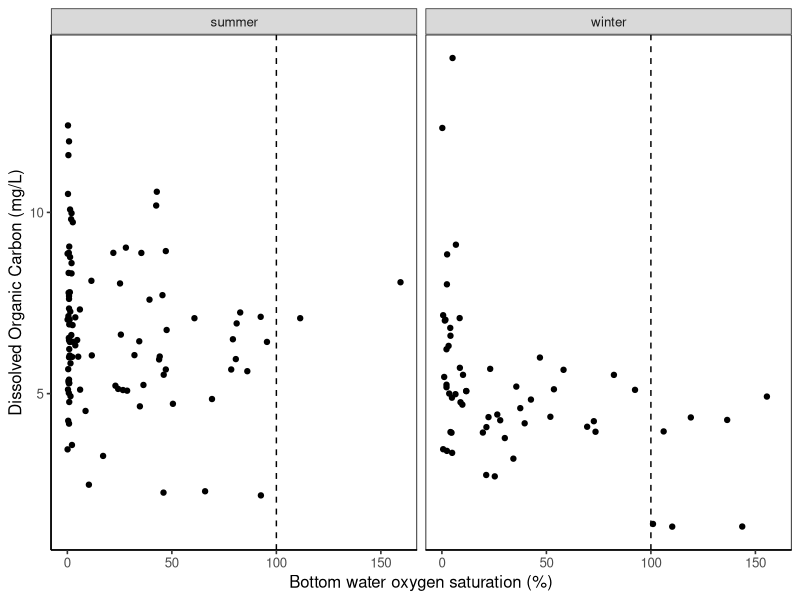
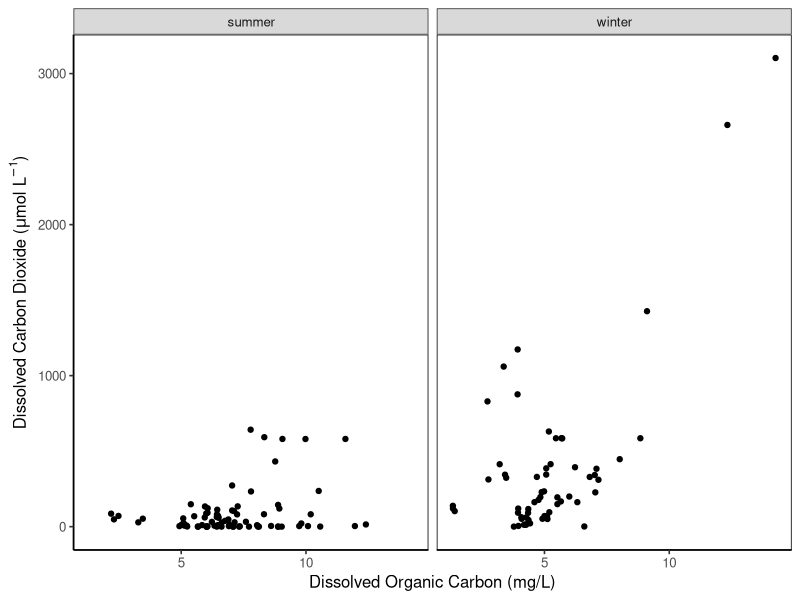
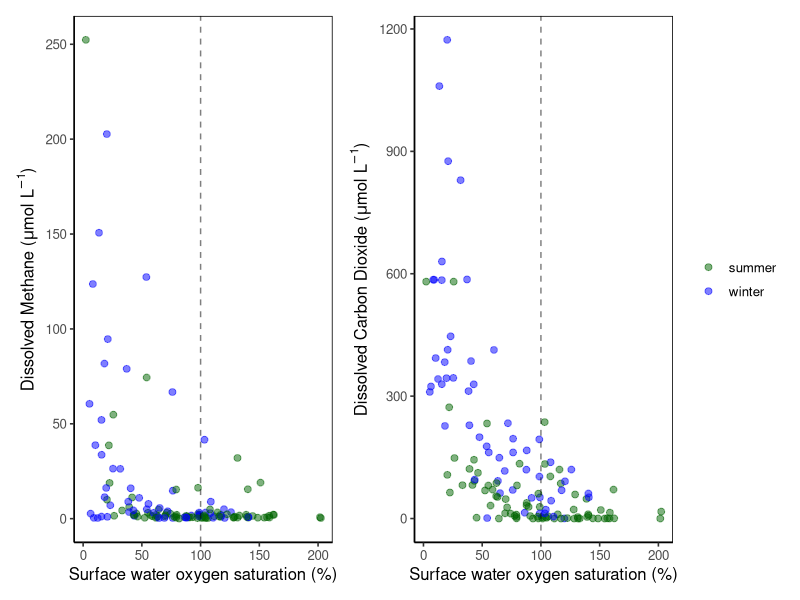
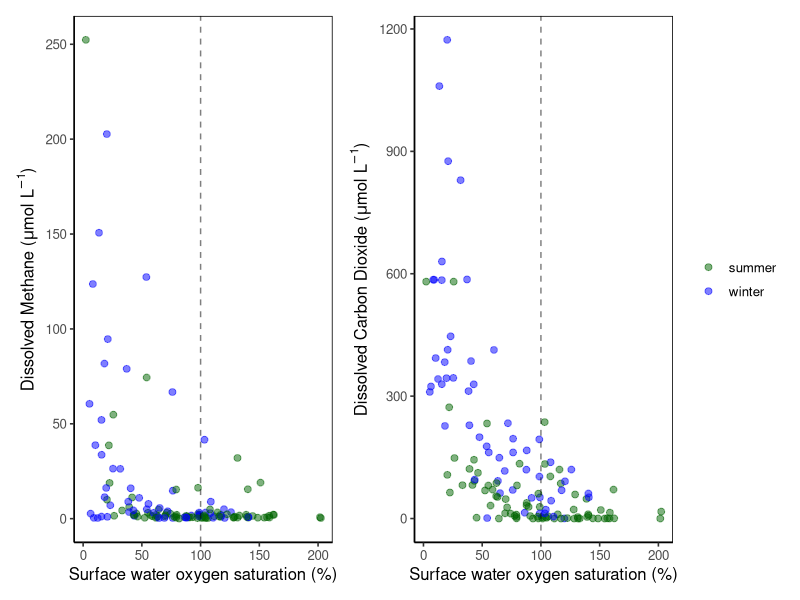

Write the R code that produced these figures, in order. (Note: this script raises an error after producing the figures.)
library(tidyverse)
library(patchwork)
library(lubridate)
library(dplyr)

data<- read_csv( "data/ancillary/allcomparedata.csv")

ggplot(data)+
  geom_point(aes(x = Bottom_DO, y = DOC))+
  geom_vline(xintercept = 100, linetype = "dashed")+
  ylab("Dissolved Organic Carbon (mg/L)")+
  xlab("Bottom water oxygen saturation (%)")+
  facet_wrap(~season)+  
  theme_bw(base_size = 12)+
  theme(panel.border = element_rect(colour = "black", fill=NA), panel.grid.major = element_blank(),
        panel.grid.minor = element_blank(), axis.line = element_line(colour = "black"), legend.title = element_blank())
#ggsave('figures/draft/doc_o2.png', height = 6, width = 12, dpi = 500, units = 'in')

ggplot(data)+
  geom_point(aes(x = DOC, y = CO2_mean))+
  xlab("Dissolved Organic Carbon (mg/L)")+
  ylab(expression(paste('Dissolved Carbon Dioxide (',mu,'mol ','L'^-1, ')')))+
  facet_wrap(~season)+  
  theme_bw(base_size = 12)+
  theme(panel.border = element_rect(colour = "black", fill=NA), panel.grid.major = element_blank(),
        panel.grid.minor = element_blank(), axis.line = element_line(colour = "black"), legend.title = element_blank())
#ggsave('figures/draft/doc_co2.png', height = 6, width = 12, dpi = 500, units = 'in')

co2<-ggplot(filter(data, pond!= "KP"))+
  geom_point(aes(x = Top_DO, y = CO2_mean, color = season), size = 2, alpha = 0.5)+
  geom_vline(xintercept = 100, linetype = "dashed", alpha = 0.5)+
  xlab("Surface water oxygen saturation (%)")+
  scale_color_manual(values = c("darkgreen", "blue"))+
  ylab(expression(paste('Dissolved Carbon Dioxide (',mu,'mol ','L'^-1, ')')))+
  theme_bw(base_size = 12)+
  theme(panel.border = element_rect(colour = "black", fill=NA), panel.grid.major = element_blank(),
        panel.grid.minor = element_blank(), axis.line = element_line(colour = "black"), legend.title = element_blank())
ch4<-ggplot(filter(data, pond!= "KP"))+
  geom_point(aes(x = Top_DO, y = CH4_mean, color = season),size = 2, alpha = 0.5)+
  geom_vline(xintercept = 100, linetype = "dashed", alpha = 0.5)+
  scale_color_manual(values = c("darkgreen", "blue"))+
  xlab("Surface water oxygen saturation (%)")+
  ylab(expression(paste('Dissolved Methane (',mu,'mol ','L'^-1, ')')))+
  theme_bw(base_size = 12)+
  theme(panel.border = element_rect(colour = "black", fill=NA), panel.grid.major = element_blank(),
        panel.grid.minor = element_blank(), axis.line = element_line(colour = "black"), legend.title = element_blank())
ch4 + co2 + plot_layout(guides = 'collect')
ggsave('figures/draft/gas_o2.png', height = 6, width = 12, dpi = 500, units = 'in')

ggplot((data_winter))+
  geom_point(aes(x = Top_DO, y = DIC, color = CH4_mean))+
  scale_color_viridis_c()+
  facet_wrap(~pond)

ggplot(data, aes(x = pond, y = DIC,fill = season,))+
  geom_boxplot()+
  theme_bw()

ggplot(filter(data_winter, sampling == 2), aes(x = max_depth_m, y = totice))+
  geom_point()+
  stat_poly_line(se = FALSE) +
  stat_poly_eq(use_label("R2"), size = 8) +
  theme_bw()
